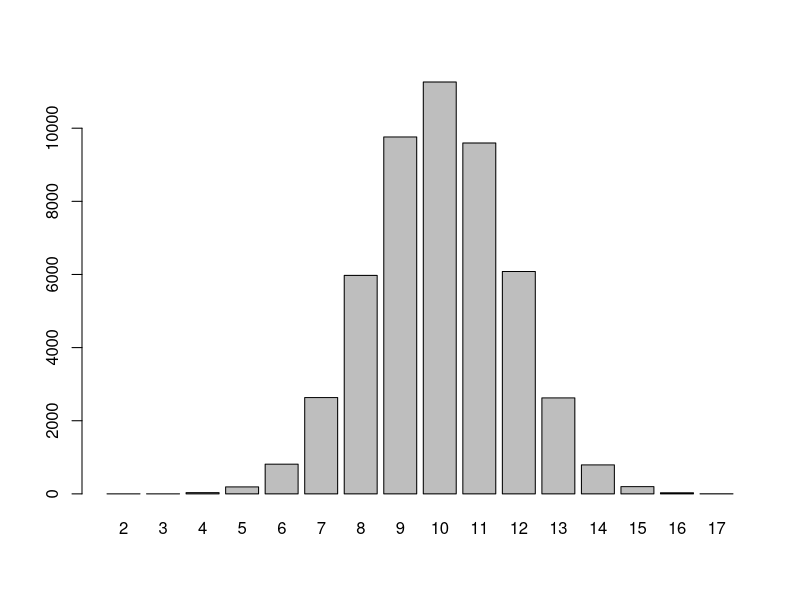
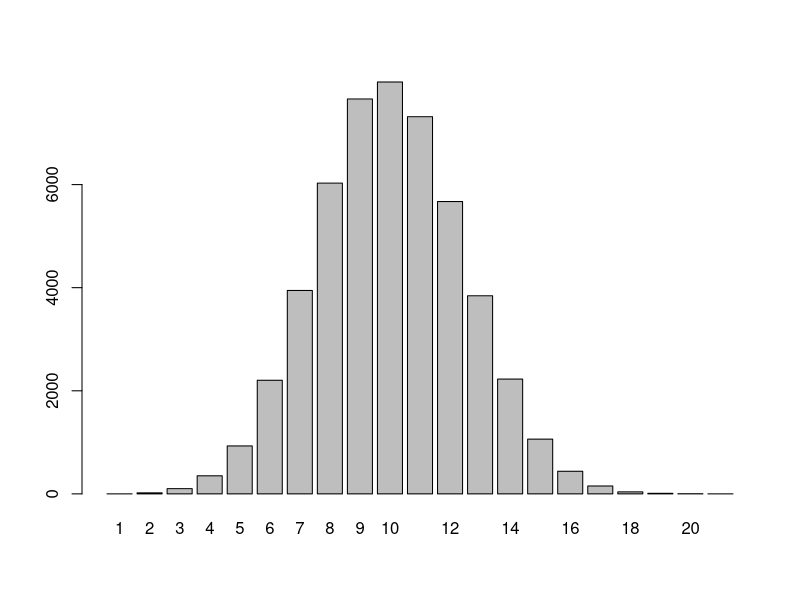
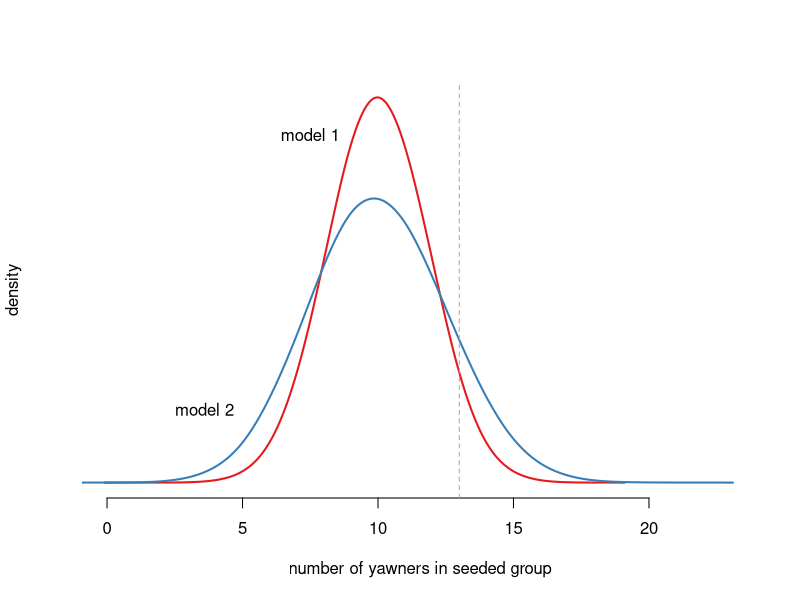
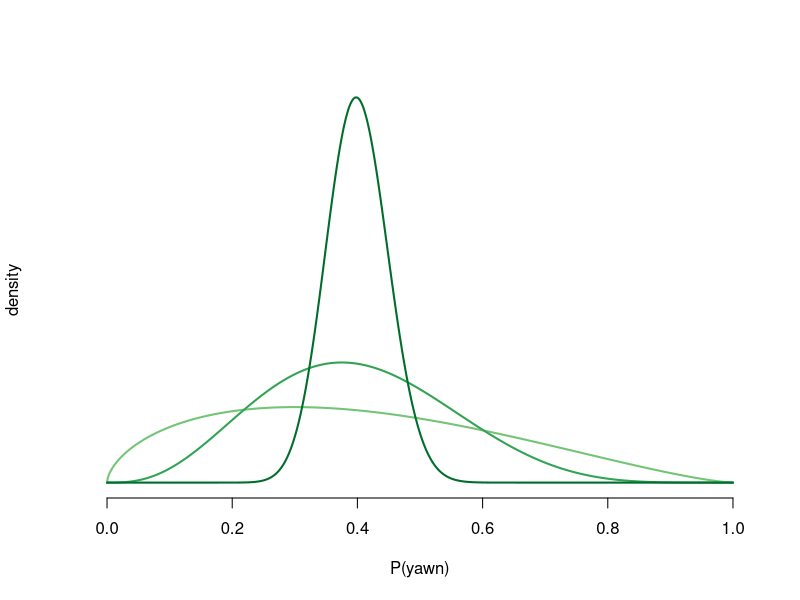
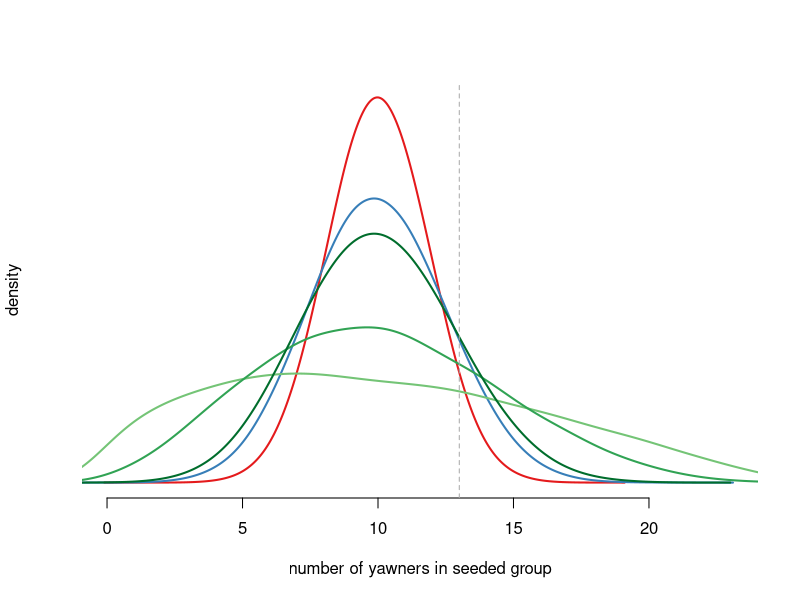
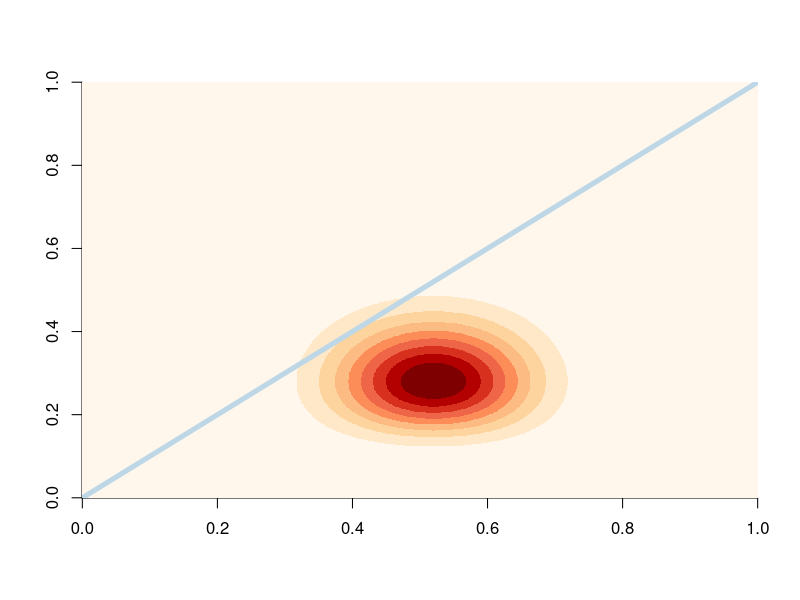
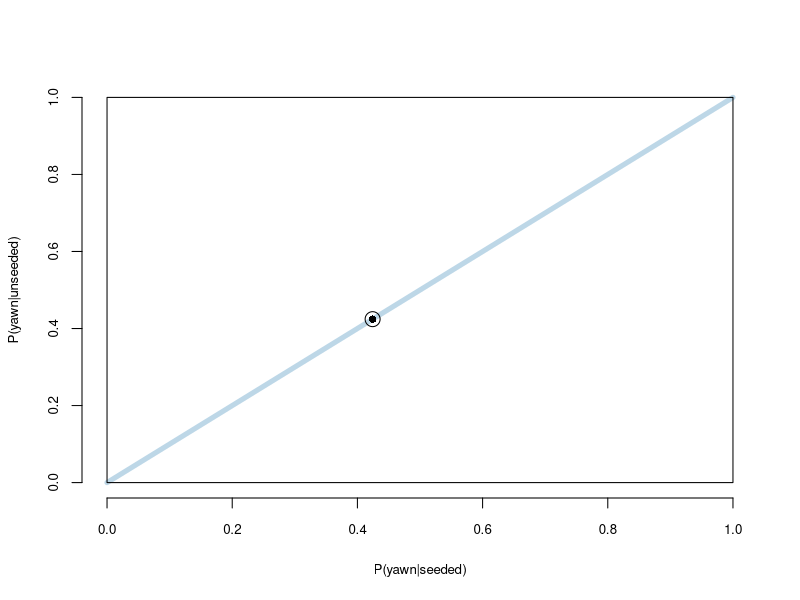

These charts were generated, in order, by the following R code:
## ---- chunk 1
library(RColorBrewer)
library(knitr)
opts_chunk$set(fig.align = "center", cache = TRUE, fig.width = 5, fig.height = 4)
## ---- chunk 2
set.seed(145)
n <- 50
treatment <- c(rep(c("seeded", "unseeded"), c(n/2, n/2)))
p <- c(0.32, 0.30)

# generate single data set
outcomeS <- sample(c("yawn", "no_yawn"), size = n/2, replace = TRUE,
                   prob = c(p[1], 1 - p[1])) # generate yawners in seeded group
outcomeU <- sample(c("yawn", "no_yawn"), size = n/2, replace = TRUE,
                   prob = c(p[2], 1 - p[2])) # generate yawners in unseeded group
outcome <- c(outcomeS, outcomeU)
obs_stat <- table(treatment, outcome)[1, 2]
nYawn <- sum(table(treatment, outcome)[, 2])
tab <- table(treatment, outcome)
tab
## ---- chunk 3
it <- 50000
stat1 <- rep(NA, it)
for(i in 1:it) {
  outcome_shuffled <- sample(outcome)
  stat1[i] <- table(treatment, outcome_shuffled)[1, 2]
}
barplot(table(stat1))
## ---- chunk 4
stat2 <- rep(NA, it)
pYawn <- nYawn/n # characteristic 2
for(i in 1:it) {
  outcome <- sample(c("yawn", "no_yawn"), size = n, replace = TRUE,
                   prob = c(pYawn, 1 - pYawn)) # characteristics 1 and 3
  stat2[i] <- sum(outcome[1:(n/2)] == "yawn") # test statistic
}
barplot(table(stat2))
## ---- chunk 5
ccc <- c(brewer.pal(5, "Set1")[1:2], brewer.pal(5, "Greens")[3:5])
d1 <- density(stat1, bw = .7)
d2 <- density(stat2, bw = .7)
plot(NA, type = "n", xlim = c(0, max(max(d1$x), max(d2$x))), ylim = c(0, max(max(d1$y), max(d2$y))), xlab = "number of yawners in seeded group", ylab = "density", bty = "n", yaxt = "n")#, xaxt = "n")
lines(d1$x, d1$y, col = ccc[1], lwd = 2)
lines(d2$x, d2$y, col = ccc[2], lwd = 2)
abline(v = obs_stat, col = "darkgray", lty = 2)
text(7.5, .19, "model 1")
text(3.6, .04, "model 2")
## ---- chunk 6
alphas <- pYawn * c(4, 10, 100)
betas <- c(4, 10, 100) - alphas
x <- seq(0, 1, .001)
fx1 <- dbeta(x, alphas[1], betas[1])
fx2 <- dbeta(x, alphas[2], betas[2])
fx3 <- dbeta(x, alphas[3], betas[3])
plot(NA, type = "n", xlim = c(0, 1), ylim = c(0, max(fx3)), xlab = "P(yawn)", ylab = "density", bty = "n", yaxt = "n")#, xaxt = "n")
lines(x, fx1, col = ccc[3], lwd = 2)
lines(x, fx2, col = ccc[4], lwd = 2)
lines(x, fx3, col = ccc[5], lwd = 2)
## ---- chunk 7
stat3 <- matrix(rep(NA, it * 3), ncol = 3)
for(j in 1:3) {
  for(i in 1:it) {
    pYawn <- rbeta(1, alphas[j], betas[j]) # characteristic 2
    outcome <- sample(c("yawn", "no_yawn"), size = n, replace = TRUE,
                   prob = c(pYawn, 1 - pYawn)) # characteristics 1 and 3
    stat3[i, j] <- sum(outcome[1:(n/2)] == "yawn") # test statistic
  }
}
## ---- chunk 8
d1 <- density(stat1, bw = .7)
d2 <- density(stat2, bw = .7)
d3 <- density(stat3[, 1], bw = 1)
d4 <- density(stat3[, 2], bw = 1)
d5 <- density(stat3[, 3], bw = 1)
plot(NA, type = "n", xlim = c(0, max(max(d1$x), max(d2$x))), ylim = c(0, max(max(d1$y), max(d2$y))), xlab = "number of yawners in seeded group", ylab = "density", bty = "n", yaxt = "n")#, xaxt = "n")
lines(d1$x, d1$y, col = ccc[1], lwd = 2)
lines(d2$x, d2$y, col = ccc[2], lwd = 2)
lines(d3$x, d3$y, col = ccc[3], lwd = 2)
lines(d4$x, d4$y, col = ccc[4], lwd = 2)
lines(d5$x, d5$y, col = ccc[5], lwd = 2)
abline(v = obs_stat, col = "darkgray", lty = 2)
## ---- chunk 9
pYgS <- seq(0, 1, .001)
pYgU <- seq(0, 1, .001)
fn <- function(pYgS, pYgU) {
  dbinom(tab[1, 2], 25, pYgS) * dbinom(tab[2, 2], 25, pYgU)
  }
z <- outer(pYgS, pYgU, FUN = fn)
image(z, col = brewer.pal(9, "OrRd"), bty = "n")
lines(x = c(0, 1), y = c(0, 1), lwd = 5, col = brewer.pal(5, "Blues")[2])
## ---- chunk 10
plot(NA, type = "n", xlim = c(0, 1), ylim = c(0, 1), xlab = "P(yawn|seeded)", ylab = "P(yawn|unseeded)", bty = "n", cex.axis = .8, cex.lab = .8)
lines(x = c(0, 1), y = c(0, 1), lwd = 5, col = brewer.pal(5, "Blues")[2])
points(x = pYawn, y = pYawn, pch = 16)
points(x = pYawn, y = pYawn, cex = 2)
rect(0, 0, 1, 1)
